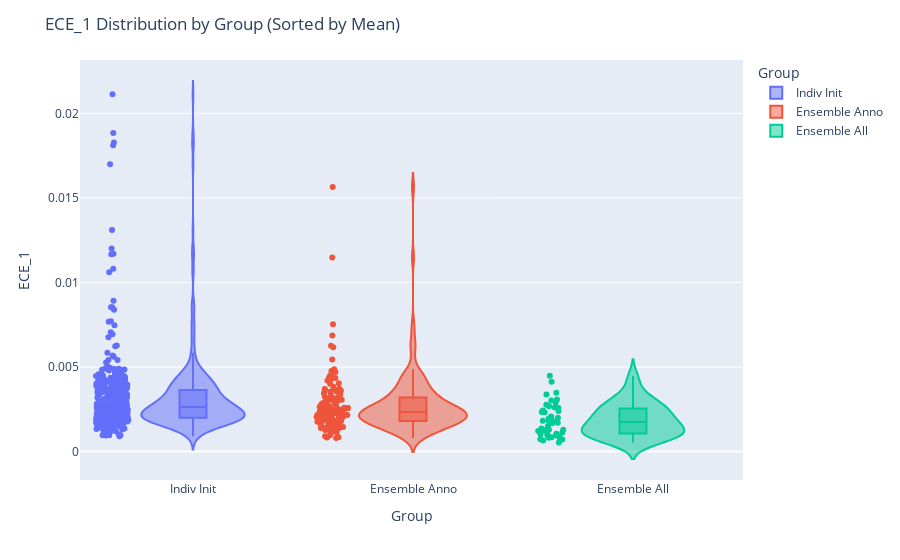

Notebook code cell kept with this figure:
### Code cell
import pandas as pd
import plotly.express as px

# Créer une copie de df
df_plot = df.copy()

# Attribuer les groupes
def assign_group(ct):
    if ct == 'ensemble_all':
        return 'Ensemble All'
    elif ct.startswith('ensemble_anno'):
        return 'Ensemble Anno'
    else:
        return 'Indiv Init'

df_plot["Group"] = df_plot["CT"].apply(assign_group)

# Calculer la moyenne par groupe et trier
ordered_groups = (
    df_plot.groupby("Group")["ECE_1"]
    .mean()
    .sort_values(ascending=False)
    .index.tolist()
)

# Plot avec tri personnalisé
fig = px.violin(df_plot, 
                x="Group", 
                y="ECE_1", 
                color="Group", 
                category_orders={"Group": ordered_groups},
                box=True, 
                points="all"
               )

fig.update_layout(title="ECE_1 Distribution by Group (Sorted by Mean)",
                  xaxis_title="Group",
                  yaxis_title="ECE_1")
fig.show()

### Figure 1 — Plotly figure (JSON) as saved in the notebook; plotly's stock layout.template omitted (floating-point values rounded to 4 significant figures; data arrays with more than 128 entries replaced by an {"elided": "..."} marker saying what was removed)
{"data": [{"alignmentgroup": "True", "box": {"visible": true}, "hovertemplate": "Group=%{x}<br>ECE_1=%{y}<extra></extra>", "legendgroup": "Indiv Init", "marker": {"color": "#636efa"}, "name": "Indiv Init", "offsetgroup": "Indiv Init", "orientation": "v", "points": "all", "scalegroup": "True", "showlegend": true, "type": "violin", "x": {"elided": "396 str values"}, "x0": " ", "xaxis": "x", "y": {"elided": "396 float values"}, "y0": " ", "yaxis": "y"}, {"alignmentgroup": "True", "box": {"visible": true}, "hovertemplate": "Group=%{x}<br>ECE_1=%{y}<extra></extra>", "legendgroup": "Ensemble Anno", "marker": {"color": "#EF553B"}, "name": "Ensemble Anno", "offsetgroup": "Ensemble Anno", "orientation": "v", "points": "all", "scalegroup": "True", "showlegend": true, "type": "violin", "x": {"elided": "129 str values"}, "x0": " ", "xaxis": "x", "y": {"elided": "129 float values"}, "y0": " ", "yaxis": "y"}, {"alignmentgroup": "True", "box": {"visible": true}, "hovertemplate": "Group=%{x}<br>ECE_1=%{y}<extra></extra>", "legendgroup": "Ensemble All", "marker": {"color": "#00cc96"}, "name": "Ensemble All", "offsetgroup": "Ensemble All", "orientation": "v", "points": "all", "scalegroup": "True", "showlegend": true, "type": "violin", "x": ["Ensemble All", "Ensemble All", "Ensemble All", "Ensemble All", "Ensemble All", "Ensemble All", "Ensemble All", "Ensemble All", "Ensemble All", "Ensemble All", "Ensemble All", "Ensemble All", "Ensemble All", "Ensemble All", "Ensemble All", "Ensemble All", "Ensemble All", "Ensemble All", "Ensemble All", "Ensemble All", "Ensemble All", "Ensemble All", "Ensemble All", "Ensemble All", "Ensemble All", "Ensemble All", "Ensemble All", "Ensemble All", "Ensemble All", "Ensemble All", "Ensemble All", "Ensemble All", "Ensemble All", "Ensemble All", "Ensemble All", "Ensemble All", "Ensemble All", "Ensemble All", "Ensemble All", "Ensemble All", "Ensemble All", "Ensemble All", "Ensemble All"], "x0": " ", "xaxis": "x", "y": [0.0007202, 0.003083, 0.002319, 0.001287, 0.001825, 0.001122, 0.001947, 0.0008235, 0.001047, 0.003473, 0.0009651, 0.0009518, 0.004486, 0.002579, 0.001993, 0.00183, 0.0008413, 0.003021, 0.001245, 0.001709, 0.001744, 0.002601, 0.001477, 0.002076, 0.003371, 0.0007326, 0.002432, 0.0008391, 0.002682, 0.001217, 0.002768, 0.001794, 0.00168, 0.001108, 0.002906, 0.001367, 0.001025, 0.001285, 0.002343, 0.004133, 0.002401, 0.0005299, 0.0006598], "y0": " ", "yaxis": "y"}], "layout": {"legend": {"title": {"text": "Group"}, "tracegroupgap": 0}, "margin": {"t": 60}, "title": {"text": "ECE_1 Distribution by Group (Sorted by Mean)"}, "violinmode": "overlay", "xaxis": {"anchor": "y", "categoryarray": ["Indiv Init", "Ensemble Anno", "Ensemble All"], "categoryorder": "array", "domain": [0, 1], "title": {"text": "Group"}}, "yaxis": {"anchor": "x", "domain": [0, 1], "title": {"text": "ECE_1"}}}}
